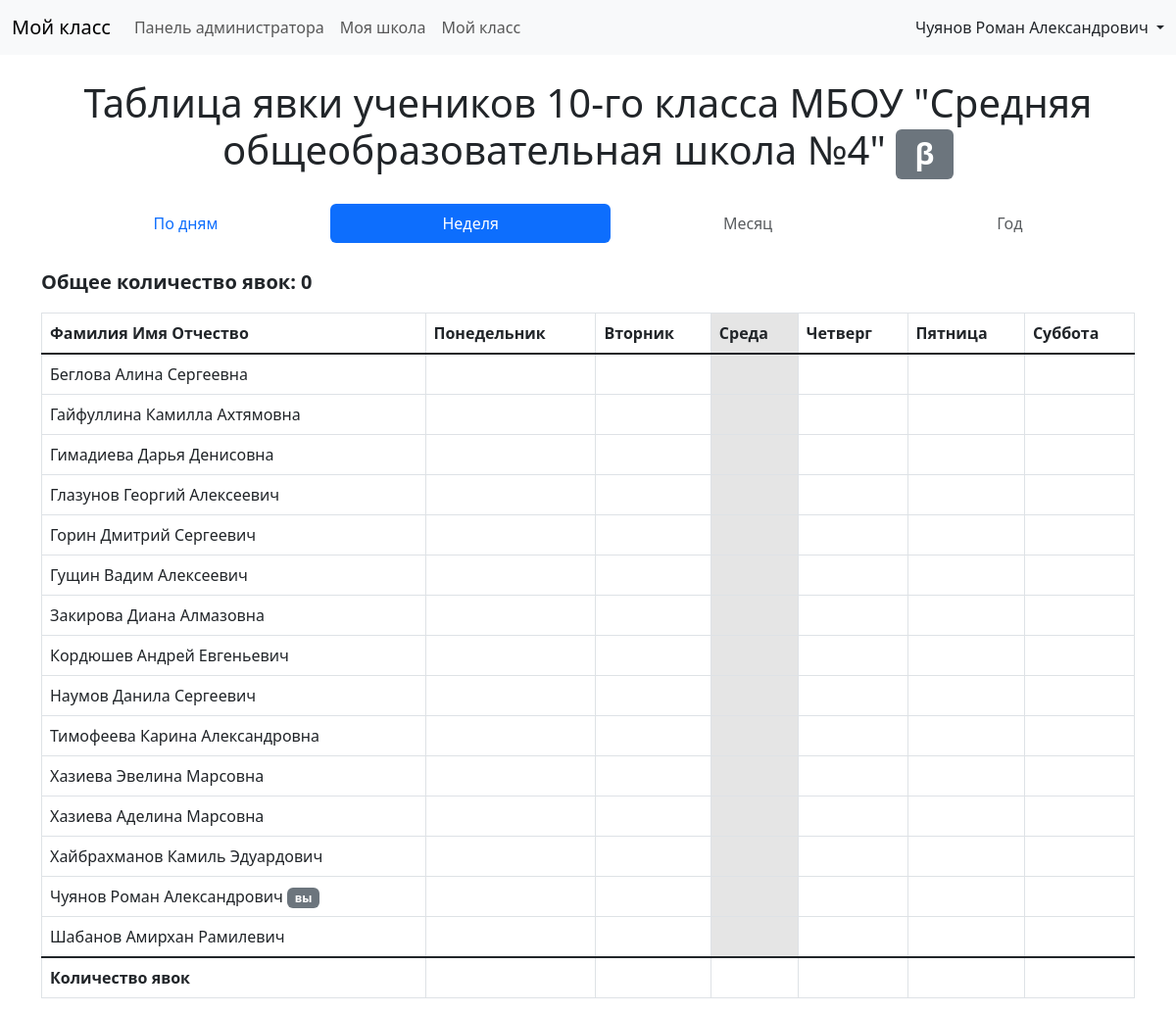
Page /schools/school/1/classes/class/1/schedule/week (signed in) on the committed database.
### data/models.py (models this page shows, shortened)
class User(SqlAlchemyBase, UserMixin, SerializerMixin):
    __tablename__ = 'users'
    serialize_rules = ("-user_class", "-school",)
    id = Column(Integer, primary_key=True, autoincrement=True)
    fullname = Column(String, nullable=False)
    class_id = Column(Integer, ForeignKey("classes.id"))
    school_id = Column(Integer, ForeignKey("schools.id"))
    login = Column(String, unique=True)
    hashed_password = Column(String)
    key = Column(String, unique=True)
    is_registered = Column(Boolean, nullable=False, default=False)
    is_arrived = Column(Boolean)
    arrival_time = Column(DateTime)
    list_times = Column(Text)
    statuses = Column(String, nullable=False, default="1")
    user_class = orm.relationship('Class')
    school = orm.relationship('School')
    def arrival_time_for(self, date: datetime.date):
        if self.list_times:
            user_datetimes = list(
                map(lambda d: datetime.strptime(d, "%Y-%m-%d %H:%M:%S.%f"), self.list_times.split(", ")))
            for dt in user_datetimes:
                if date == dt.date():
                    return dt.time()

class Class(SqlAlchemyBase, SerializerMixin):
    __tablename__ = 'classes'
    serialize_rules = ("-school", "-user",)
    id = Column(Integer, primary_key=True, autoincrement=True)
    class_number = Column(Integer, nullable=False)
    letter = Column(String)
    school_id = Column(Integer, ForeignKey("schools.id"))
    qr = Column(String)
    school = orm.relationship('School')
    user = orm.relationship("User", back_populates="user_class")

class School(SqlAlchemyBase, SerializerMixin):
    __tablename__ = 'schools'
    serialize_rules = ("-school_class", "-user",)
    id = Column(Integer, primary_key=True, autoincrement=True)
    name = Column(String, nullable=False)
    fullname = Column(Text)
    school_class = orm.relationship("Class", back_populates="school")
    user = orm.relationship("User", back_populates="school")

### main.py (the view)
@app.route('/schools/school/<school_id>/classes/class/<class_id>/schedule/week', methods=['GET', 'POST'])
@login_required
def weekly_schedule(school_id, class_id):
    school_id, class_id = int(school_id), int(class_id)  # noqa
    if not current_user.is_registered:
        return redirect(url_for("finish_register"))
    db_sess = create_session()
    school = db_sess.query(School).filter(School.id == school_id).first()  # noqa
    permission1 = db_sess.query(Permission).filter(Permission.title == "editing_self_class").first()  # noqa
    permission2 = db_sess.query(Permission).filter(Permission.title == "editing_classes").first()  # noqa
    permission3 = db_sess.query(Permission).filter(Permission.title == "editing_school").first()  # noqa
    if not ((allowed_permission(current_user, permission2) or (
            allowed_permission(current_user, permission1) and current_user.class_id == class_id)) and (
                    current_user.school_id == school_id or allowed_permission(current_user, permission3))):
        db_sess.close()
        abort(403)
    school = db_sess.query(School).filter(School.id == school_id).first()  # noqa
    school_class = db_sess.query(Class).filter(Class.id == class_id).first()  # noqa
    students = list(sorted([user for user in db_sess.query(User).filter(User.class_id == class_id).all() if  # noqa
                            check_status(user, "Ученик")], key=lambda st: st.fullname.split()[0]))
    today = datetime.now().astimezone(timezone("Europe/Moscow"))
    weekday = today.weekday()
    dates = []
    date = today - timedelta(days=weekday)
    for i in range(weekday + 1):
        if date.weekday() != 6:
            dates.append(date.date())
        date += timedelta(days=1)
    presence = {}
    total_presence = 0
    for w in WEEKDAYS:
        presence[w] = 0
    schedule = {}
    for student in students:
        schedule[student.fullname] = {}
        for wd in WEEKDAYS:
            schedule[student.fullname][wd] = None
        for w, dt in enumerate(dates):
            arrival_time = student.arrival_time_for(dt)
            if arrival_time:
                schedule[student.fullname][WEEKDAYS[w]] = arrival_time.strftime("%H:%M")
                presence[WEEKDAYS[w]] += 1
                total_presence += 1
    data = {
        "school": school,
        "students": students,
        "class": school_class,
        "wd": weekday,
        "weekdays": WEEKDAYS,
        "schedule": schedule,
        "presence": presence,
        "total_presence": total_presence
    }
    db_sess.close()
    return render_template("weekly_schedule.html", **data)

### data/db_session.py (called while the page is built)
def create_session() -> Session:
    global __factory
    return __factory()

### data/functions.py (called while the page is built)
def allowed_permission(user, permission, allow_default=True):
    if not (isinstance(user, (User, int)) or isinstance(permission, (Permission, int, str))):  # noqa
        raise TypeError
    db_sess = create_session()  # noqa
    if isinstance(user, int):
        user = db_sess.query(User).filter(User.id == user).first()  # noqa
    user: User
    statuses = db_sess.query(Status).filter(Status.id.in_(user.statuses.split(", "))).all()  # noqa
    db_sess.close()
    for status in statuses:
        if allowed_status_permission(status, permission, allow_default=allow_default):
            return True
    if allow_default:
        return False
    return

def check_status(user, status):
    if not (isinstance(user, (User, int)) and isinstance(status, (Status, str, int))):
        raise TypeError
    db_sess = create_session()
    if isinstance(user, int):
        user = db_sess.query(User).filter(User.id == user).first()  # noqa
    if isinstance(status, str):
        status = db_sess.query(Status).filter(Status.title == status).first().id  # noqa
    elif isinstance(status, Status):
        status = status.id
    db_sess.close()
    return status in set(map(int, user.statuses.split(", ")))

### main.py (called while the page is built)
@login_manager.user_loader
def load_user(user_id):
    db_sess = create_session()
    user = db_sess.query(User).get(user_id)
    permission = db_sess.query(Permission).filter(Permission.title == "login").first()  # noqa
    db_sess.close()
    if isinstance(user, User):
        if allowed_permission(user, permission):
            return user

### templates/weekly_schedule.html (shortened to what this page needs)
{% extends "base.html" %}
{% set wds = ["Понедельник", "Вторник", "Среда", "Четверг", "Пятница", "Суббота"] %}
{% block content %}
    <div class="container" style="margin-top: 25px">
        <h1 style="text-align: center">
            Таблица явки учеников
            {% if class.letter %}
                {{ class.class_number }}-го "{{ class.letter }}" класса {{ school.name }}
            {% else %}
                {{ class.class_number }}-го класса {{ school.name }}
            {% endif %}
            <span class="badge bg-secondary">β</span>
        </h1>
    </div>
    <div class="container" style="margin-top: 25px">
        <ul class="nav nav-pills nav-fill">
            <li class="nav-item">
                <a class="nav-link" aria-disabled="true"
                   href="{{ url_for("current_annual_schedule", class_id=class.id, school_id=school.id) }}">По дням</a>
            </li>
            <li class="nav-item">
                <a class="nav-link active" aria-current="page" href="#">Неделя</a>
            </li>
            <li class="nav-item">
                <a class="nav-link disabled" aria-disabled="true">Месяц</a>
            </li>
            <li class="nav-item">
                <a class="nav-link disabled" aria-disabled="true">Год</a>
            </li>
        </ul>
    </div>
    <div class="container" style="margin-top: 25px">
        <p class="fs-5 fw-bold">Общее количество явок: {{ total_presence }}</p>
        <table class="table table-bordered">
            <thead>
            <tr>
                <th scope="col">Фамилия Имя Отчество</th>
                {% for weekday in wds %}
                    {% if loop.index0 == wd %}
                        <th scope="col" class="table-active">{{ weekday }}</th>
                    {% else %}
                        <th scope="col">{{ weekday }}</th>
                    {% endif %}
                {% endfor %}
            </tr>
            </thead>
            <tbody class="table-group-divider">
            {% for student in students %}
                <tr>
                    <td>
                        {{ student.fullname }}
                        {% if student.id == current_user.id %}
                            <span class="badge bg-secondary">вы</span>
                        {% endif %}
                    </td>
                    {% for weekday in weekdays %}
                        {% if loop.index0 == wd %}
                            <td class="table-active">
                            </td>
                        {% else %}
                            <td>
                            </td>
                        {% endif %}
                    {% endfor %}
                </tr>
            {% endfor %}
            </tbody>
            <tbody class="table-group-divider">
            <tr>
                <td class="fw-bold">
                    Количество явок
                </td>
                {% for wd in wds %}
                    <td>
                    </td>
                {% endfor %}
            </tr>
            </tbody>
        </table>
    </div>
{% endblock %}

### templates/base.html (shortened to what this page needs)
<!doctype html>
<html lang="ru">
<head>
    <link href="https://cdn.jsdelivr.net/npm/bootstrap@5.3.0-alpha1/dist/css/bootstrap.min.css"
          rel="stylesheet"
>
    <link rel="stylesheet" href="https://cdn.jsdelivr.net/npm/bootstrap-icons@1.10.5/font/bootstrap-icons.css">
</head>
<header>
    <nav class="navbar navbar-expand-lg bg-body-tertiary">
        <div class="container-fluid">
            <a class="navbar-brand mb-0 h1" href="{{ url_for("home") }}">Мой класс</a>
            {% if current_user.is_authenticated %}
                <div class="collapse navbar-collapse" id="navbarSupportedContent">
                    <ul class="navbar-nav me-auto mb-2 mb-lg-0">
                        {% if "5" in current_user.statuses.split(", ") %}
                            <li class="nav-item">
                                <a class="nav-link" href="{{ url_for("admin_panel") }}">Панель администратора</a>
                            </li>
                        {% endif %}
                        {% if current_user.school_id %}
                            <li class="nav-item">
                                <a class="nav-link"
                                   href="{{ url_for("school_info", school_id=current_user.school_id) }}">
                                    Моя школа
                                </a>
                            </li>
                        {% endif %}
                        {% if current_user.class_id %}
                            <li class="nav-item">
                                <a class="nav-link"
                                   href="{{ url_for("class_info", school_id=current_user.school_id, class_id=current_user.class_id) }}">
                                    Мой класс
                                </a>
                            </li>
                        {% endif %}
                    </ul>
                    <div class="d-flex">
                        <div class="nav-item dropdown">
                            <a class="nav-link dropdown-toggle" role="button"
                               data-bs-toggle="dropdown" aria-expanded="false">
                                {{ current_user.fullname }}
                            </a>
                        </div>
                    </div>
                </div>
            {% endif %}
        </div>
    </nav>
</header>
<body>
{% block content %}
{% endblock %}
</body>
</html>

### rows in the picture
User: fullname "Чуянов Роман Александрович", shows "вы"
Class: class_number "10"
School: name "МБОУ \"Средняя общеобразовательная школа №4\""
User: fullname "Беглова Алина Сергеевна"
User: fullname "Гайфуллина Камилла Ахтямовна"
User: fullname "Гимадиева Дарья Денисовна"
User: fullname "Глазунов Георгий Алексеевич"
User: fullname "Горин Дмитрий Сергеевич"
User: fullname "Гущин Вадим Алексеевич"
User: fullname "Закирова Диана Алмазовна"
User: fullname "Кордюшев Андрей Евгеньевич"
User: fullname "Наумов Данила Сергеевич"
User: fullname "Тимофеева Карина Александровна"
User: fullname "Хазиева Эвелина Марсовна"
User: fullname "Хазиева Аделина Марсовна"
User: fullname "Хайбрахманов Камиль Эдуардович"
User: fullname "Шабанов Амирхан Рамилевич"

### other values in the picture
{{ total_presence }} "0"
{{ weekday }} "Понедельник" "Вторник" "Четверг" "Пятница" "Суббота"
{{ weekday }} "Среда"
